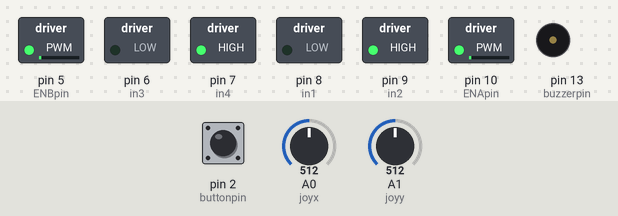
This sketch was run on a simulated Arduino Uno, built with avr-gcc and run on an emulated ATmega328P. On the bench: switched loads named in the sketch (green lamp = pin HIGH), buzzer (waves = sounding, pin HIGH). The test bench sets the inputs (shaded band); at power-on: A0 (joyx) = 512, A1 (joyy) = 512, pin 2 (buttonpin) LOW.

Above: at 1.2 s.
1.3 s: A0 (joyx) set to 505
At 2.5 s:
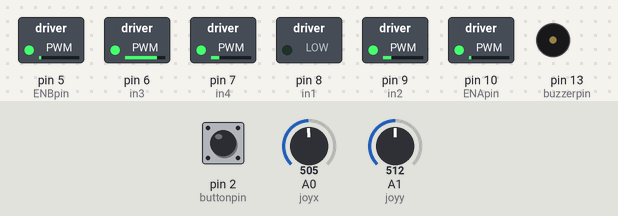
2.8 s: A1 (joyy) set to 495
At 3.2 s:
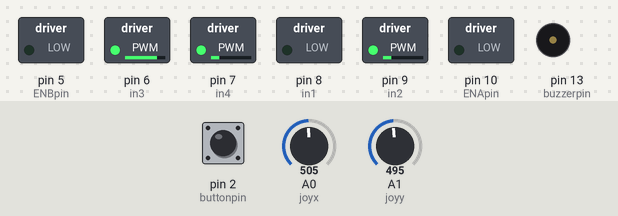
4.3 s: A0 (joyx) set to 511
At 4.8 s:
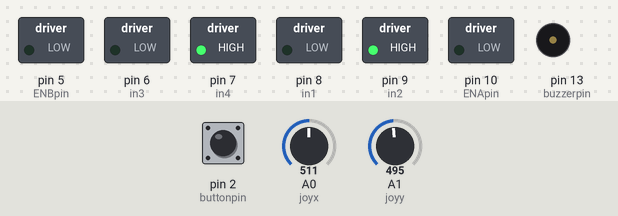
Timing chart, 0 to 7.3 s (numbered marks = the images above; inputs shaded):
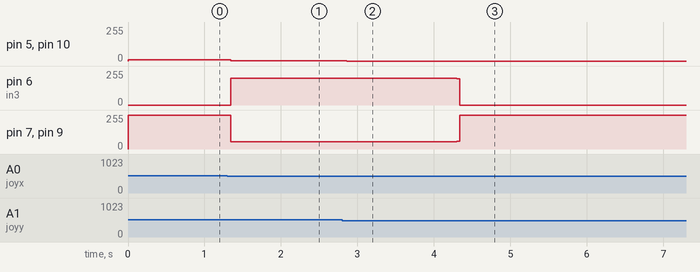

Measured:
- the behaviour switches between 506 and 505 on A0 (joyx) (found by bisection; images 0 and 1)
- after the input at 1.3 s, pin 5 (ENBpin), pin 10 (ENApin): 8/255 → 1/255 at once; pin 6 (in3): 0/255 → 202/255 at once; pin 7 (in4), pin 9 (in2): 255/255 → 53/255 at once
- after the input at 2.8 s, pin 5 (ENBpin), pin 10 (ENApin): 1/255 → 0/255 after 0.06 s
- after the input at 4.3 s, pin 6 (in3): 202/255 → 0/255 at once; pin 7 (in4), pin 9 (in2): 53/255 → 255/255 at once

The sketch:

WORKING.ino
```cpp
int joyx = A0;
int joyy = A1;
int buttonpin = 2;

int xval;
int yval;
int buttonstate;

int ENApin = 10;
int in1 = 8;
int in2 = 9;
int in3 = 6;
int in4 = 7;
int ENBpin = 5;

int buzzerpin = 13;
void setup() {
  // put your setup code here, to run once:
  pinMode(joyx , INPUT);
  pinMode(joyy , INPUT);


  pinMode(buttonpin, INPUT);

 pinMode(ENApin, OUTPUT);
 pinMode(in1, OUTPUT);
 pinMode(in2, OUTPUT);
 pinMode(in3, OUTPUT);
 pinMode(in4, OUTPUT);
 pinMode(ENBpin, OUTPUT);
pinMode(buzzerpin, OUTPUT);

}

void loop() {

  // put your main code here, to run repeatedly:
  xval = analogRead(joyx);
  yval= analogRead(joyy);
  buttonstate = digitalRead(buttonpin);

  //joystick up
  if(yval <= 485){
    int motorspeed = map( yval, 485, 0, 0, 255);
    digitalWrite(in1,HIGH);
    digitalWrite(in2,LOW);
    digitalWrite(in3,HIGH);
    digitalWrite(in4,LOW);
    analogWrite(ENApin, motorspeed);
    analogWrite(ENBpin, motorspeed);


  }
  // joystickdown
   if(yval >= 495){
    int motorspeed = map( yval, 495, 1023, 0, 255);
    digitalWrite(in1,LOW);
    digitalWrite(in2,HIGH);
    digitalWrite(in3,LOW);
    digitalWrite(in4,HIGH);
    analogWrite(ENApin, motorspeed);
    analogWrite(ENBpin, motorspeed);


  }
  // Jjoystick left
  if(xval <= 505){
    int motorspeed = map(xval, 505, 0, 0, 255);
    digitalWrite(in1,LOW);
    digitalWrite(in2,LOW);
    digitalWrite(in3,HIGH);
    digitalWrite(in4,LOW);
    analogWrite(ENApin, 0);
    analogWrite(ENBpin, motorspeed);
  }
// JOYSTICK RIGHT
  if(xval >= 515){
    int motorspeed = map(xval, 515, 1023, 0, 255);
    digitalWrite(in1,HIGH);
    digitalWrite(in2,LOW);
    digitalWrite(in3,LOW);
    digitalWrite(in4,LOW);
    analogWrite(ENApin, motorspeed);
    analogWrite(ENBpin, 0);
  }

  // dead zone
  if (yval > 485 && yval < 495 && xval > 505 && xval < 515){
    digitalWrite(in1,LOW);
    digitalWrite(in2,LOW);
    digitalWrite(in3,LOW);
    digitalWrite(in4,LOW);
  }

  //
  if (buttonpin == HIGH){
    digitalWrite(buzzerpin, LOW);
  }

  if (buttonpin == LOW){
    digitalWrite(buzzerpin, HIGH);
  }

}
```
